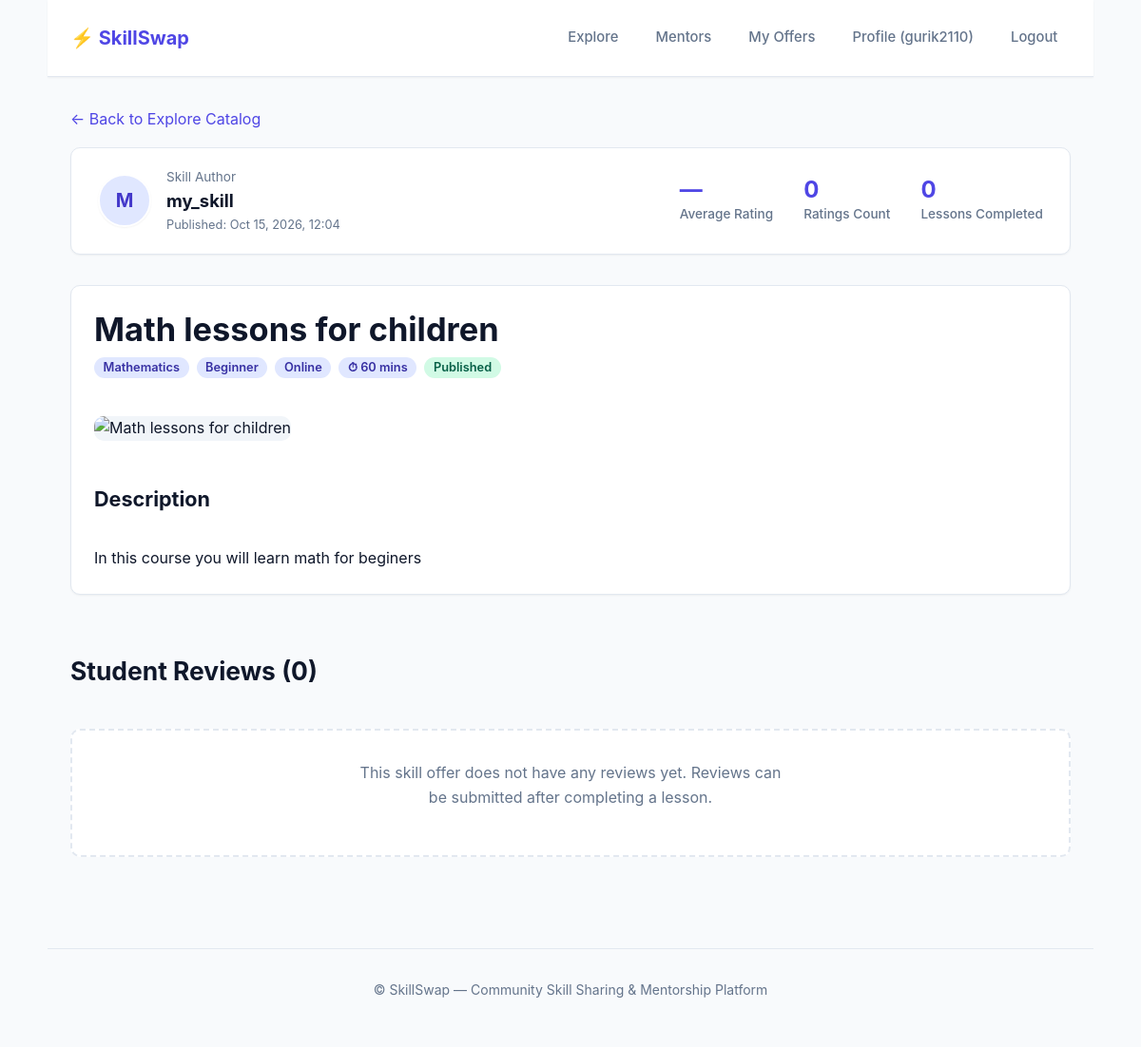
Screenshot of /offers/2/ (signed in) with the database file from the repository.
### users/models.py (models this page shows, shortened)
class User(AbstractUser):
    class Role(models.TextChoices):
        SUPER_ADMIN = 'super_admin', 'Super Admin'
        ADMIN = 'admin', 'Admin'
        USER = 'user', 'User'
    objects = CustomUserManager()
    role = models.CharField(
        max_length=20,
        choices=Role.choices,
        default=Role.USER
    )
    avatar = CloudinaryField(
        "avatar",
        blank=True,
        null=True
    )
    bio = models.TextField(
        "About me",
        blank=True
    )
    is_banned = models.BooleanField(
        "Banned",
        default=False
    )
    class Meta:
        verbose_name = "User"
        verbose_name_plural = "Users"
        ordering = ['-date_joined']
    @property
    def is_admin_user(self):
        return self.role in [self.Role.ADMIN, self.Role.SUPER_ADMIN] or self.is_superuser or self.is_staff

### offers/models.py (models this page shows, shortened)
class Offer(models.Model):
    author = models.ForeignKey(
        settings.AUTH_USER_MODEL,
        on_delete=models.CASCADE,
        related_name='offers',
        verbose_name="Author"
    )
    category = models.ForeignKey(
        Category,
        on_delete=models.PROTECT,
        related_name='offers',
        verbose_name="Category"
    )
    level = models.ForeignKey(
        Level,
        on_delete=models.PROTECT,
        related_name='offers',
        verbose_name="Level"
    )
    format = models.ForeignKey(
        Format,
        on_delete=models.PROTECT,
        related_name='offers',
        verbose_name="Format"
    )
    status = models.ForeignKey(
        Status,
        on_delete=models.PROTECT,
        related_name='offers',
        verbose_name="Status"
    )
    title = models.CharField("Title", max_length=200)
    description = models.TextField("Description")
    cover_image = CloudinaryField(
        "cover_image",
        blank=True,
        null=True
    )
    duration_minutes = models.PositiveIntegerField(
        "Duration (minutes)",
        default=60,
        help_text="Duration of lesson in minutes"
    )
    created_at = models.DateTimeField("Created at", auto_now_add=True)
    updated_at = models.DateTimeField("Updated at", auto_now=True)
    class Meta:
        verbose_name = "Offer"
        verbose_name_plural = "Offers"
        ordering = ['-created_at']
    @property
    def average_rating(self):
        result = self.reviews.aggregate(models.Avg('rating'))['rating__avg']
        return round(result, 1) if result is not None else None
    @property
    def reviews_count(self):
        return self.reviews.count()
    @property
    def completed_sessions_count(self):
        return self.booking_requests.filter(status=BookingRequest.Status.COMPLETED).count()
    def is_favorited_by(self, user):
        if not user or not user.is_authenticated:
            return False
        return self.favorites.filter(user=user).exists()

class Category(models.Model):
    name = models.CharField("Name", max_length=100, unique=True)
    slug = models.SlugField("Slug", max_length=100, unique=True, blank=True)
    description = models.TextField("Description", blank=True)
    class Meta:
        verbose_name = "Category"
        verbose_name_plural = "Categories"
        ordering = ['name']

class Level(models.Model):
    name = models.CharField("Name", max_length=100, unique=True)
    slug = models.SlugField("Slug", max_length=100, unique=True, blank=True)
    class Meta:
        verbose_name = "Level"
        verbose_name_plural = "Levels"
        ordering = ['name']

class Format(models.Model):
    name = models.CharField("Name", max_length=100, unique=True)
    slug = models.SlugField("Slug", max_length=100, unique=True, blank=True)
    class Meta:
        verbose_name = "Format"
        verbose_name_plural = "Formats"
        ordering = ['name']

class Status(models.Model):
    name = models.CharField("Name", max_length=100, unique=True)
    slug = models.SlugField("Slug", max_length=100, unique=True, blank=True)
    class Meta:
        verbose_name = "Status"
        verbose_name_plural = "Statuses"
        ordering = ['name']

### offers/views.py (the view)
# urls.py: path('offers/<int:pk>/', views.offer_detail_view, name='offer_detail'),
def offer_detail_view(request, pk):
    offer = get_object_or_404(
        Offer.objects.select_related('author', 'category', 'level', 'format', 'status'),
        pk=pk
    )
    reviews = offer.reviews.select_related('author').order_by('-created_at')
    is_favorited = False
    if request.user.is_authenticated:
        is_favorited = offer.is_favorited_by(request.user)
    context = {
        'offer': offer,
        'reviews': reviews,
        'is_favorited': is_favorited,
    }
    return render(request, 'offers/offer_detail.html', context)

### offers/templates/offers/offer_detail.html (shortened to what this page needs)
{% extends 'base.html' %}
{% block content %}
<p><a href="{% url 'explore' %}">&larr; Back to Explore Catalog</a></p>
<div class="stats-bar" style="align-items: center; justify-content: space-between;">
    <div style="display: flex; align-items: center; gap: 1rem;">
        {% if offer.author.avatar %}
            <img src="{{ offer.author.avatar.url }}" alt="{{ offer.author.username }}" class="avatar avatar-md">
        {% else %}
            <span class="avatar avatar-md" style="display: flex; align-items: center; justify-content: center; background: #e0e7ff; color: #4338ca; font-weight: 700; font-size: 1.25rem;">
                {{ offer.author.username|slice:":1"|upper }}
            </span>
        {% endif %}
        <div>
            <div style="font-size: 0.85rem; color: var(--text-muted);">Skill Author</div>
            <a href="{% url 'user_profile' offer.author.username %}" style="font-size: 1.15rem; font-weight: 700; color: var(--text);">
                {{ offer.author.username }}
            </a>
            <div style="font-size: 0.8rem; color: var(--text-muted);">
                Published: {{ offer.created_at|date:"M d, Y, H:i" }}
            </div>
        </div>
    </div>
    <div style="display: flex; gap: 2rem; flex-wrap: wrap;">
        <div class="stat-item">
            <span class="stat-value">
                {% if offer.average_rating %}
                    ★ {{ offer.average_rating }}
                {% else %}
                    —
                {% endif %}
            </span>
            <span class="stat-label">Average Rating</span>
        </div>
        <div class="stat-item">
            <span class="stat-value">{{ offer.reviews_count }}</span>
            <span class="stat-label">Ratings Count</span>
        </div>
        <div class="stat-item">
            <span class="stat-value">{{ offer.completed_sessions_count }}</span>
            <span class="stat-label">Lessons Completed</span>
        </div>
    </div>
</div>
<article style="margin-bottom: 2.5rem;">
    <div style="display: flex; justify-content: space-between; align-items: flex-start; flex-wrap: wrap; gap: 1rem; margin-bottom: 1rem;">
        <div>
            <h1 style="margin-bottom: 0.5rem;">{{ offer.title }}</h1>
            <div style="display: flex; gap: 0.5rem; flex-wrap: wrap;">
                <mark>{{ offer.category.name }}</mark>
                <span class="badge">{{ offer.level.name }}</span>
                <span class="badge">{{ offer.format.name }}</span>
                <span class="badge">⏱ {{ offer.duration_minutes }} mins</span>
                <span class="badge badge-success">{{ offer.status.name }}</span>
            </div>
        </div>
    </div>
    {% if offer.cover_image %}
        <div style="margin: 1.5rem 0;">
            <img src="{{ offer.cover_image.url }}" alt="{{ offer.title }}" style="max-height: 420px; width: 100%; object-fit: cover; border-radius: var(--radius-md);">
        </div>
    {% endif %}
    <h3>Description</h3>
    <div style="white-space: pre-line; line-height: 1.7; color: var(--text);">
        {{ offer.description }}
    </div>
</article>
<section>
    <div style="display: flex; justify-content: space-between; align-items: center; margin-bottom: 1.5rem;">
        <h2>Student Reviews ({{ reviews.count }})</h2>
    </div>
    {% if reviews %}
        <div style="display: flex; flex-direction: column; gap: 1rem;">
            {% for review in reviews %}
                <article style="padding: 1.25rem;">
                    <div style="display: flex; justify-content: space-between; align-items: center; margin-bottom: 0.5rem;">
                        <div style="display: flex; align-items: center; gap: 0.5rem;">
                            <strong>{{ review.author.username }}</strong>
                            <span class="rating-pill">★ {{ review.rating }}/5</span>
                        </div>
                        <small style="color: var(--text-muted);">{{ review.created_at|date:"M d, Y" }}</small>
                    </div>
                    <p style="margin: 0; color: var(--text);">{{ review.comment }}</p>
                </article>
            {% endfor %}
        </div>
    {% else %}
        <div class="empty-state" style="padding: 2rem;">
            <p>This skill offer does not have any reviews yet. Reviews can be submitted after completing a lesson.</p>
        </div>
    {% endif %}
</section>
{% endblock %}

### templates/base.html (shortened to what this page needs)
{% load static %}
<!DOCTYPE html>
<html lang="en">
<head>
    <link rel="stylesheet" href="{% static 'css/style.css' %}">
</head>
<body>
    <header>
        <nav>
            <strong><a href="{% url 'explore' %}" class="logo">⚡ SkillSwap</a></strong>
            <ul>
                <li><a href="{% url 'explore' %}">Explore</a></li>
                <li><a href="{% url 'mentors' %}">Mentors</a></li>
                {% if user.is_authenticated %}
                    <li><a href="{% url 'my_offers' %}">My Offers</a></li>
                    <li><a href="{% url 'profile' %}">Profile ({{ user.username }})</a></li>
                    <li><a href="{% url 'logout' %}">Logout</a></li>
                {% else %}
                    <li><a href="{% url 'login' %}">Login</a></li>
                    <li><a href="{% url 'register' %}" class="button" style="padding: 0.35rem 0.85rem; font-size: 0.875rem;">Register</a></li>
                {% endif %}
            </ul>
        </nav>
    </header>
    <main>
        {% block content %}
        {% endblock %}
    </main>
    <footer>
        <p>&copy; SkillSwap — Community Skill Sharing & Mentorship Platform</p>
    </footer>
</body>
</html>

### rows the page displays
User: username "gurik2110"
Offer: author.username "M", author.username "my_skill", created_at "Oct 15, 2026, 12:04", reviews_count "0", completed_sessions_count "0", title "Math lessons for children", category.name "Mathematics", level.name "Beginner", format.name "Online", duration_minutes "60", status.name "Published", description "In this course you will learn math for beginers"

### other values shown
{{ reviews.count }} "0"
